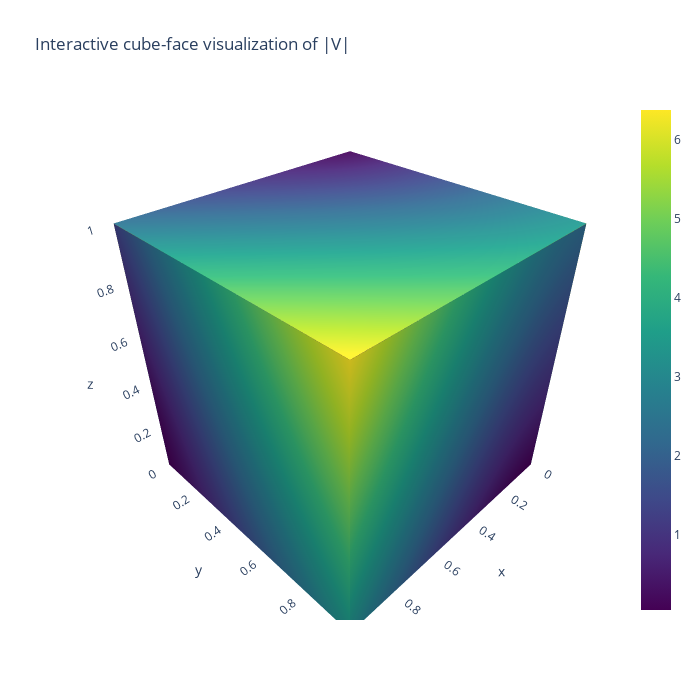

Notebook cell for this chart:
### Code cell
import plotly.graph_objects as go
M = np.sqrt(Vx**2 + Vy**2 + Vz**2)

# build a list of Surface traces for each face
surfaces = []

# z = 0 and z = 1
for k, z_idx in enumerate([0, -1]):
    surfaces.append(go.Surface(
        x=X[:,:,z_idx], y=Y[:,:,z_idx], z=Z[:,:,z_idx],
        surfacecolor=M[:,:,z_idx],
        colorscale='Viridis', cmin=M.min(), cmax=M.max(),
        showscale=(k==0)  # show colorbar only once
    ))

# y = 0, y = 1
for y_idx in [0, -1]:
    surfaces.append(go.Surface(
        x=X[:,y_idx,:], y=Y[:,y_idx,:], z=Z[:,y_idx,:],
        surfacecolor=M[:,y_idx,:],
        colorscale='Viridis', showscale=False
    ))

# x = 0, x = 1
for x_idx in [0, -1]:
    surfaces.append(go.Surface(
        x=X[x_idx,:,:], y=Y[x_idx,:,:], z=Z[x_idx,:,:],
        surfacecolor=M[x_idx,:,:],
        colorscale='Viridis', showscale=False
    ))

fig = go.Figure(data=surfaces)
fig.update_layout(
    width=700, height=700,
    scene=dict(
        xaxis=dict(range=[0,1]), yaxis=dict(range=[0,1]), zaxis=dict(range=[0,1]),
        aspectmode='cube'
    ),
    title='Interactive cube-face visualization of |V|'
)
fig.show()

### Figure 1 — Plotly figure (JSON) as saved in the notebook; plotly's stock layout.template omitted (floating-point values rounded to 4 significant figures; data arrays with more than 128 entries replaced by an {"elided": "..."} marker saying what was removed)
{"data": [{"cmax": 6.378, "cmin": 0.04794, "colorscale": [[0, "#440154"], [0.1111, "#482878"], [0.2222, "#3e4989"], [0.3333, "#31688e"], [0.4444, "#26828e"], [0.5556, "#1f9e89"], [0.6667, "#35b779"], [0.7778, "#6ece58"], [0.8889, "#b5de2b"], [1, "#fde725"]], "showscale": true, "surfacecolor": {"elided": "50x50 float values"}, "type": "surface", "x": {"elided": "50x50 float values"}, "y": {"elided": "50x50 float values"}, "z": {"elided": "50x50 int values"}}, {"cmax": 6.378, "cmin": 0.04794, "colorscale": [[0, "#440154"], [0.1111, "#482878"], [0.2222, "#3e4989"], [0.3333, "#31688e"], [0.4444, "#26828e"], [0.5556, "#1f9e89"], [0.6667, "#35b779"], [0.7778, "#6ece58"], [0.8889, "#b5de2b"], [1, "#fde725"]], "showscale": false, "surfacecolor": {"elided": "50x50 float values"}, "type": "surface", "x": {"elided": "50x50 float values"}, "y": {"elided": "50x50 float values"}, "z": {"elided": "50x50 int values"}}, {"colorscale": [[0, "#440154"], [0.1111, "#482878"], [0.2222, "#3e4989"], [0.3333, "#31688e"], [0.4444, "#26828e"], [0.5556, "#1f9e89"], [0.6667, "#35b779"], [0.7778, "#6ece58"], [0.8889, "#b5de2b"], [1, "#fde725"]], "showscale": false, "surfacecolor": {"elided": "50x50 float values"}, "type": "surface", "x": {"elided": "50x50 int values"}, "y": {"elided": "50x50 float values"}, "z": {"elided": "50x50 float values"}}, {"colorscale": [[0, "#440154"], [0.1111, "#482878"], [0.2222, "#3e4989"], [0.3333, "#31688e"], [0.4444, "#26828e"], [0.5556, "#1f9e89"], [0.6667, "#35b779"], [0.7778, "#6ece58"], [0.8889, "#b5de2b"], [1, "#fde725"]], "showscale": false, "surfacecolor": {"elided": "50x50 float values"}, "type": "surface", "x": {"elided": "50x50 int values"}, "y": {"elided": "50x50 float values"}, "z": {"elided": "50x50 float values"}}, {"colorscale": [[0, "#440154"], [0.1111, "#482878"], [0.2222, "#3e4989"], [0.3333, "#31688e"], [0.4444, "#26828e"], [0.5556, "#1f9e89"], [0.6667, "#35b779"], [0.7778, "#6ece58"], [0.8889, "#b5de2b"], [1, "#fde725"]], "showscale": false, "surfacecolor": {"elided": "50x50 float values"}, "type": "surface", "x": {"elided": "50x50 float values"}, "y": {"elided": "50x50 int values"}, "z": {"elided": "50x50 float values"}}, {"colorscale": [[0, "#440154"], [0.1111, "#482878"], [0.2222, "#3e4989"], [0.3333, "#31688e"], [0.4444, "#26828e"], [0.5556, "#1f9e89"], [0.6667, "#35b779"], [0.7778, "#6ece58"], [0.8889, "#b5de2b"], [1, "#fde725"]], "showscale": false, "surfacecolor": {"elided": "50x50 float values"}, "type": "surface", "x": {"elided": "50x50 float values"}, "y": {"elided": "50x50 int values"}, "z": {"elided": "50x50 float values"}}], "layout": {"height": 700, "scene": {"aspectmode": "cube", "xaxis": {"range": [0, 1]}, "yaxis": {"range": [0, 1]}, "zaxis": {"range": [0, 1]}}, "title": {"text": "Interactive cube-face visualization of |V|"}, "width": 700}}
